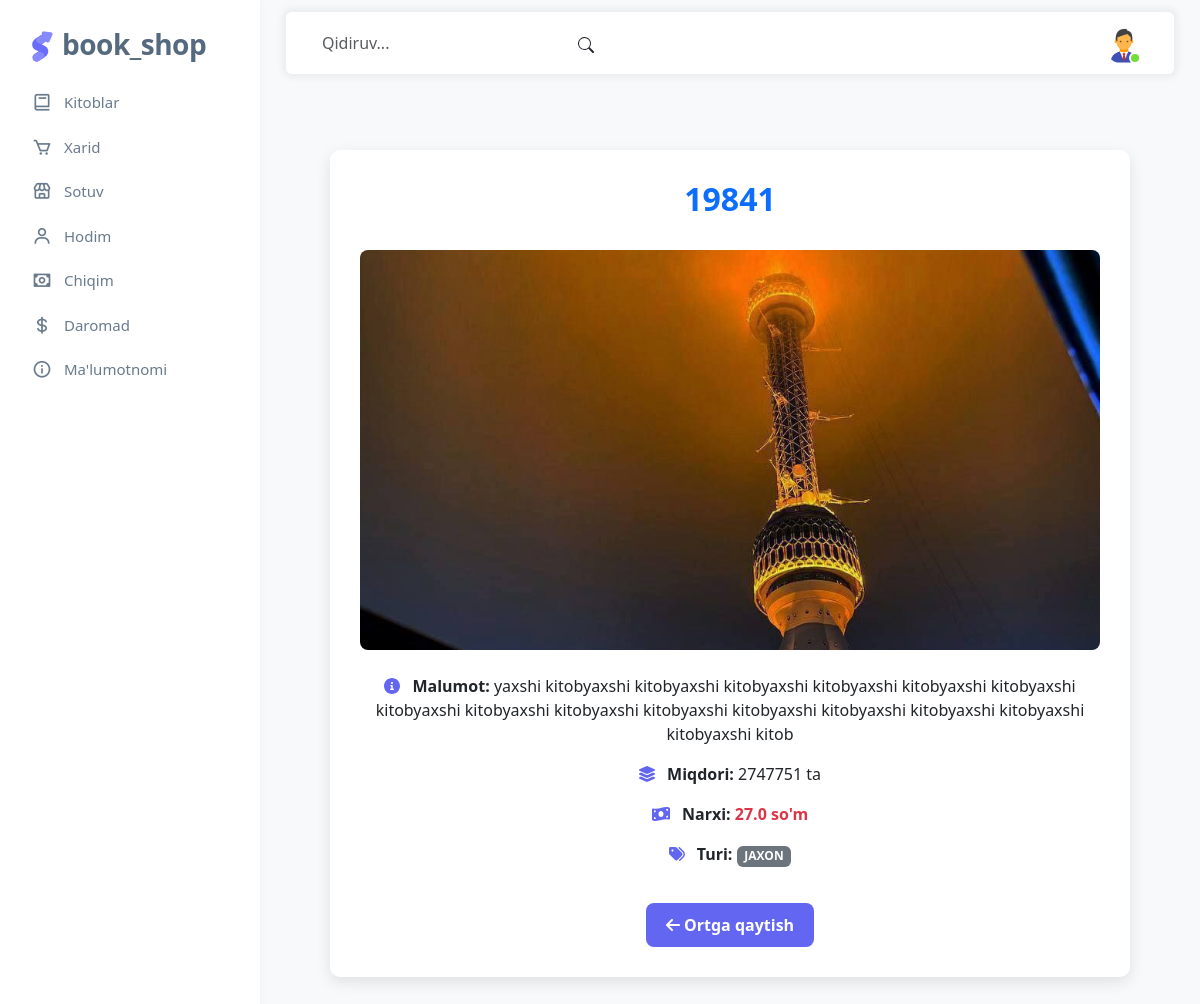
Screenshot of /book/1/ with the database file from the repository.
### home/models.py (models this page shows, shortened)
class Book_model(models.Model):
    name = models.CharField(max_length=225, verbose_name="Kitob nomi", unique=True)
    description = models.TextField(verbose_name="Kitob tavsifi")
    price = models.FloatField(verbose_name="Kitob narxi")
    quantity = models.IntegerField(verbose_name="Kitob soni")
    category = models.ForeignKey(
        refrences,
        on_delete=models.SET_NULL,  # Refrences o‘chilganda category NULL bo‘ladi
        null=True, blank=True,
        verbose_name="Kitob turi",
        related_name="books"
    )
    image = models.ImageField(upload_to="media", verbose_name="Mahsulot rasmi")
    created_at = models.DateField(verbose_name="Qo'shilgan sana", auto_now_add=True)
    is_deleted = models.BooleanField(default=False, verbose_name="O'chirilganmi?")  # Soft delete flag
    def delete(self, *args, **kwargs):
        self.is_deleted = True  # O'chirilgan sifatida belgilanadi
        self.save()  # O'zgarishlarni saqlash

class refrences(models.Model):
    name = models.CharField(verbose_name="refrences nomi", max_length=255)
    value = models.CharField(verbose_name="refrences qiymati", max_length=255)
    is_deleted = models.BooleanField(default=False, verbose_name="O'chirilganmi?")  # Soft delete flag
    created_at = models.DateField(verbose_name="Qo'shilgan sana", auto_now_add=True)  # Qo'shilgan vaqt
    def __str__(self):
        return f"{self.value}"
    def delete(self, *args, **kwargs):
        self.is_deleted = True  # O'chirilgan sifatida belgilanadi
        self.save()  # O'zgarishlarni saqlash

### home/views.py (the view)
# urls.py: path('book/<int:id>/', book_detail, name='book_detail')
def book_detail(request, id):
    book = get_object_or_404(Book_model, id=id)  # Kitobni ID orqali topamiz
    return render(request, 'book/book_detail.html', {'book': book})  # Sahifaga jo'natamiz

### templates/book/book_detail.html (shortened to what this page needs)
{% extends "base.html" %}
{% block content %}
<!DOCTYPE html>
<html lang="uz">
<head>
    <link href="https://cdn.jsdelivr.net/npm/bootstrap@5.3.0/dist/css/bootstrap.min.css" rel="stylesheet">
</head>
<body>
    <div class="container">
        <div class="book-details text-center">
            <h2 class="fw-bold text-primary">{{ book.name }}</h2>
            <img class="book-image my-4" src="{{ book.image.url }}" alt="Kitob rasmi">
            <p><i class="fas fa-info-circle icon"></i><strong> Malumot:</strong> {{ book.description }}</p>
            <p><i class="fas fa-layer-group icon"></i><strong> Miqdori:</strong> {{ book.quantity }} ta</p>
            <p><i class="fas fa-money-bill-wave icon"></i><strong> Narxi:</strong> <span class="text-danger fw-bold">{{ book.price }} so'm</span></p>
            <p><i class="fas fa-tags icon"></i><strong> Turi:</strong> <span class="badge bg-secondary">{{ book.category }}</span></p>
            <a href="{% url 'home' %}" class="back-btn"><i class="fas fa-arrow-left"></i> Ortga qaytish</a>
        </div>
    </div>
</body>
</html>
{% endblock content %}

### templates/book/book_detail.html (style rules this page uses)
body { background-color: #f8f9fa; }
.book-details { max-width: 800px; margin: 50px auto; padding: 30px; border-radius: 10px; box-shadow: 0 5px 15px rgba(0, 0, 0, 0.1); background: #fff; transition: transform 0.3s ease, box-shadow 0.3s ease; }
.book-image { width: 100%; height: 400px; object-fit: cover; border-radius: 8px; }
.back-btn { display: inline-block; margin-top: 20px; text-decoration: none; color: white; background: #6366f1; padding: 10px 20px; border-radius: 8px; font-weight: bold; transition: background 0.3s; }
.icon { color: #6366f1; margin-right: 8px; }

### rows the page displays
Book_model: name "19841", image (picture), description "yaxshi kitobyaxshi kitobyaxshi kitobyaxshi kitobyaxshi kitobyaxshi kitobyaxshi kitobyaxshi kitobyaxshi kitobyaxshi kitobyaxshi kitobyaxshi kitobyaxshi kitobyaxshi kitobyaxshi kitobyaxshi kitob", quantity "2747751", price "27.0", category "JAXON"
